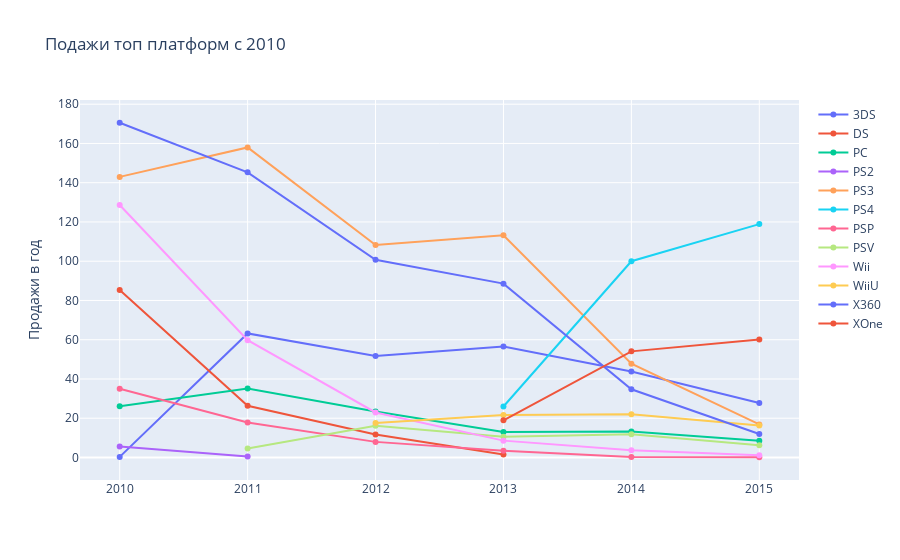

The cell this chart's notebook holds for it:
### Code cell
top2010_list=top2010.columns.to_list()

fig = make_subplots(rows=1, cols=1)
for column in top2010:
    fig.append_trace(go.Scatter(x=top2010.index, y=top2010[column], name=column),row=1, col=1)
                        
fig.update_layout(title='Подажи топ платформ с 2010', yaxis_title='Продажи в год')

### Figure 1 — Plotly figure (JSON) as saved in the notebook; plotly's stock layout.template omitted (floating-point values rounded to 4 significant figures)
{"data": [{"name": "3DS", "type": "scatter", "x": [2010, 2011, 2012, 2013, 2014, 2015], "xaxis": "x", "y": [0.3, 63.2, 51.76, 56.57, 43.76, 27.78], "yaxis": "y"}, {"name": "DS", "type": "scatter", "x": [2010, 2011, 2012, 2013, 2014, 2015], "xaxis": "x", "y": [85.35, 26.33, 11.67, 1.54, null, null], "yaxis": "y"}, {"name": "PC", "type": "scatter", "x": [2010, 2011, 2012, 2013, 2014, 2015], "xaxis": "x", "y": [26.15, 35.16, 23.45, 13.01, 13.28, 8.52], "yaxis": "y"}, {"name": "PS2", "type": "scatter", "x": [2010, 2011, 2012, 2013, 2014, 2015], "xaxis": "x", "y": [5.64, 0.45, null, null, null, null], "yaxis": "y"}, {"name": "PS3", "type": "scatter", "x": [2010, 2011, 2012, 2013, 2014, 2015], "xaxis": "x", "y": [143.0, 158.0, 108.3, 113.2, 47.76, 16.82], "yaxis": "y"}, {"name": "PS4", "type": "scatter", "x": [2010, 2011, 2012, 2013, 2014, 2015], "xaxis": "x", "y": [null, null, null, 25.99, 100.0, 118.9], "yaxis": "y"}, {"name": "PSP", "type": "scatter", "x": [2010, 2011, 2012, 2013, 2014, 2015], "xaxis": "x", "y": [35.04, 17.82, 7.95, 3.38, 0.24, 0.12], "yaxis": "y"}, {"name": "PSV", "type": "scatter", "x": [2010, 2011, 2012, 2013, 2014, 2015], "xaxis": "x", "y": [null, 4.63, 16.19, 10.59, 11.9, 6.25], "yaxis": "y"}, {"name": "Wii", "type": "scatter", "x": [2010, 2011, 2012, 2013, 2014, 2015], "xaxis": "x", "y": [128.7, 59.79, 22.94, 8.59, 3.75, 1.14], "yaxis": "y"}, {"name": "WiiU", "type": "scatter", "x": [2010, 2011, 2012, 2013, 2014, 2015], "xaxis": "x", "y": [null, null, 17.56, 21.65, 22.03, 16.35], "yaxis": "y"}, {"name": "X360", "type": "scatter", "x": [2010, 2011, 2012, 2013, 2014, 2015], "xaxis": "x", "y": [170.5, 145.3, 100.7, 88.58, 34.74, 11.96], "yaxis": "y"}, {"name": "XOne", "type": "scatter", "x": [2010, 2011, 2012, 2013, 2014, 2015], "xaxis": "x", "y": [null, null, null, 18.96, 54.07, 60.14], "yaxis": "y"}], "layout": {"title": {"text": "Подажи топ платформ с 2010"}, "xaxis": {"anchor": "y", "domain": [0, 1]}, "yaxis": {"anchor": "x", "domain": [0, 1], "title": {"text": "Продажи в год"}}}}
